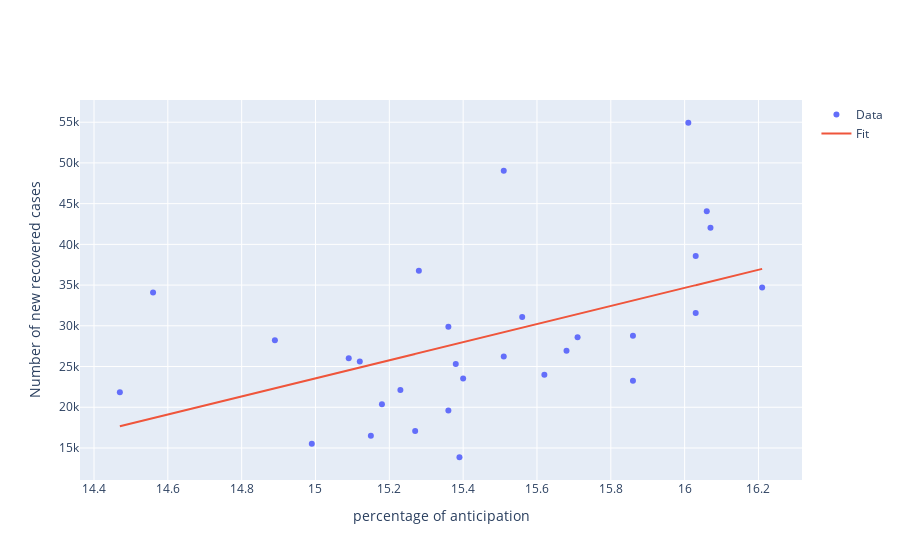

Write notebook code for a chart like this one.
### Code cell
conclusion('anticipation', 'New_Recovered', -1)
